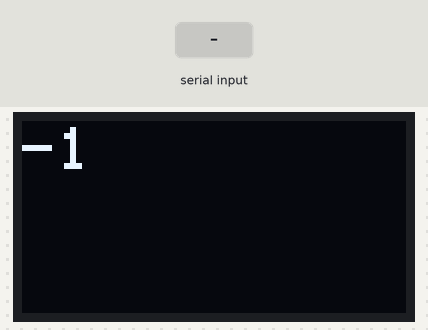
The sketch below on a simulated Arduino Uno, built with avr-gcc and run on an emulated ATmega328P. Shown: 128×64 one-colour display. The inputs (shaded band) are chosen by the test bench.

Above: at 1.2 s.
1.3 s: byte 30 received over Serial
At 2.6 s:
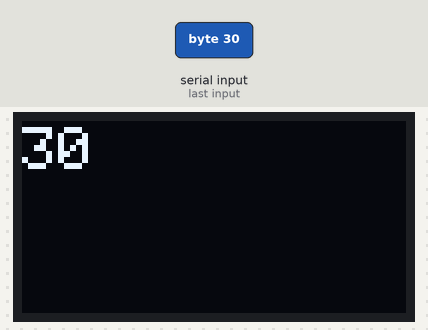
4.3 s: byte 90 received over Serial
At 6.0 s:
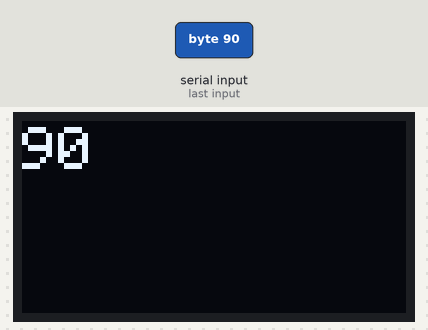
7.3 s: byte 120 received over Serial
At 9.1 s:
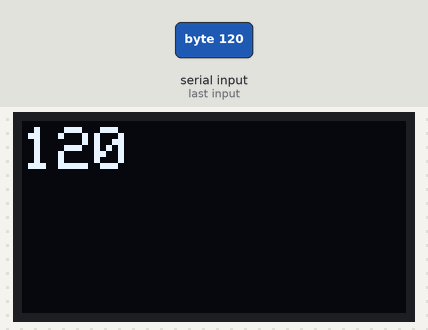
Timing chart, 0 to 10.6 s (numbered marks = the images above; inputs shaded):
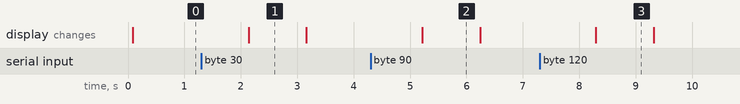

Measured:
- after the input at 1.3 s, the display: changes after 0.84 s (image 1)
- after the input at 4.3 s, the display: changes after 0.92 s (image 2)
- after the input at 7.3 s, the display: changes after 0.99 s (image 3)
- what the display in image 1 shows lasts 1.1 s, from 2.1 s to 3.2 s

The sketch:

Receiver_Arduino.ino
```cpp
#include <Adafruit_GFX.h>
#include <Adafruit_SSD1306.h>
int data; //Initialized variable to store recieved data

#define MAX_BRIGHTNESS 260
#define SCREEN_WIDTH 128
#define SCREEN_HEIGHT 64
#define OLED_RESET    -1


Adafruit_SSD1306 display(SCREEN_WIDTH, SCREEN_HEIGHT, &Wire, OLED_RESET);


void setup() {

   display.begin(SSD1306_SWITCHCAPVCC, 0x3C);

  //Serial Begin at 9600 Baud
  Serial.begin(9600);

     display.clearDisplay();
  display.display();
}

void loop() {
  data = Serial.read(); //Read the serial data and store it
     display.clearDisplay();
     display.setTextSize(2);
     display.setTextColor(WHITE);
     display.setCursor(0, 2);
     display.print(data);
     display.display();
     delay(1000);
}
```
